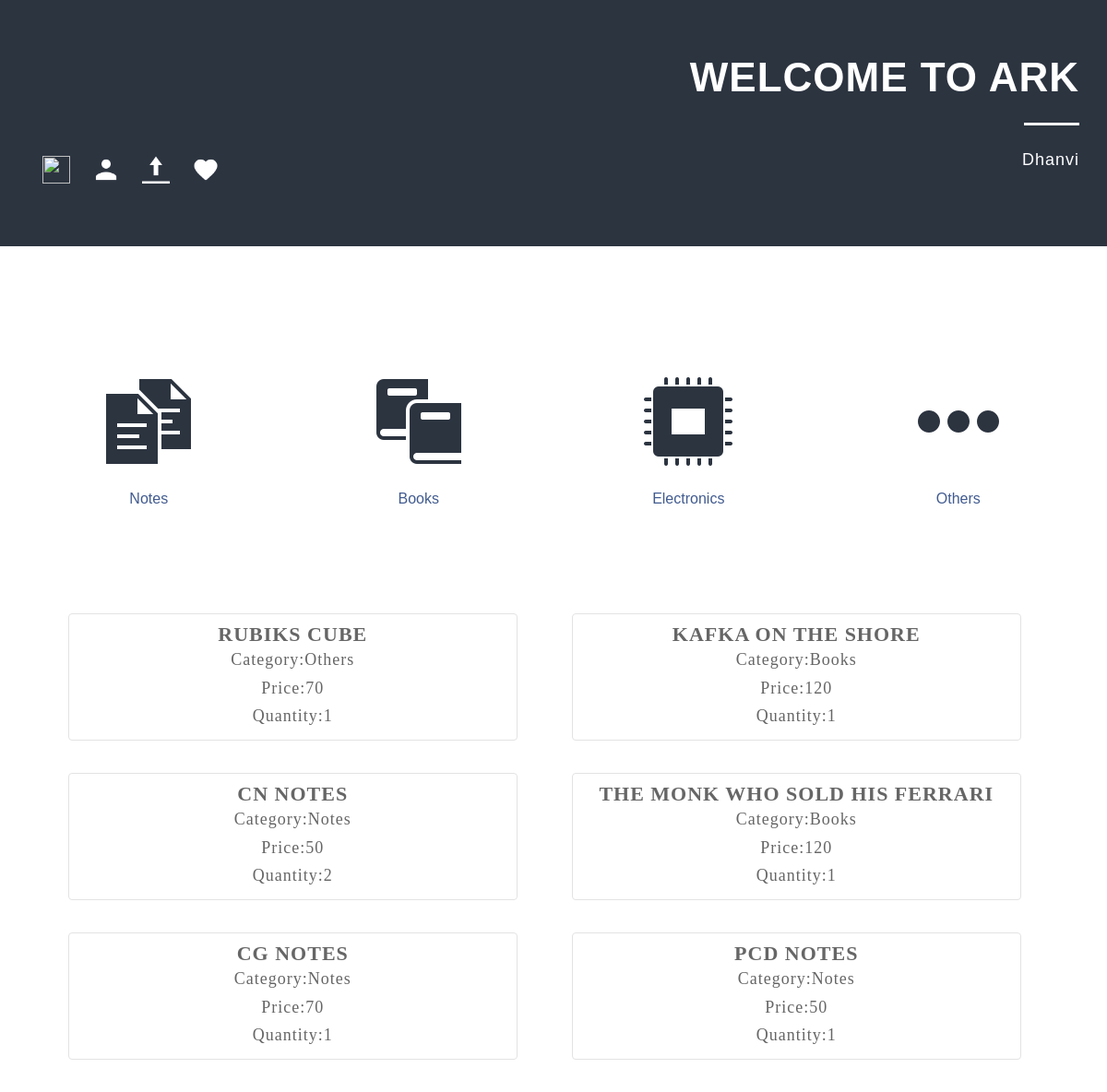
The page /landing.php (signed in) on the database its author committed.
### tables this page shows
CREATE TABLE `user` (
  `uid` int(11) NOT NULL,
  `fname` varchar(56) NOT NULL,
  `lname` varchar(56) NOT NULL,
  `phoneno` varchar(12) NOT NULL,
  `email` varchar(56) NOT NULL,
  `password` varchar(56) NOT NULL,
  `username` varchar(56) NOT NULL
);

CREATE TABLE `product` (
  `prod_id` int(11) NOT NULL,
  `uid` int(11) NOT NULL,
  `name` varchar(56) NOT NULL,
  `category_id` int(11) NOT NULL,
  `price` int(11) NOT NULL,
  `quantity` int(11) NOT NULL,
  `description` varchar(256) NOT NULL
);

CREATE TABLE `category` (
  `category_id` int(11) NOT NULL,
  `category_name` varchar(56) NOT NULL
);

### session.php (called while the page is built, shortened)
<?php
   include('config.php');
   $user_check = $_SESSION['login_user'];
   $ses_sql = mysqli_query($db,"select fname from ark.user where username = '$user_check' ");
   $row = mysqli_fetch_array($ses_sql,MYSQLI_ASSOC);
   $login_session = $row['fname'];
?>

### landing.php (the view, shortened to what this page needs)
<?php
include('session.php');
$user = $login_session;
$usersql = "SELECT * FROM ark.user WHERE username = '$user'";
$user_result = mysqli_query($db,$usersql);
$user_row = mysqli_fetch_array($user_result,MYSQLI_ASSOC);
$userid = $user_row['uid'];
$default_sql = "SELECT * FROM ark.product";
$default_result = mysqli_query($db,$default_sql);
$default_count=mysqli_num_rows($default_result);
?>
 <html class="no-js" lang="">
    <head>
        <link rel="stylesheet" href="css/bootstrap.min.css">
        <link rel="stylesheet" href="css/bootstrap-theme.min.css">
        <link rel="stylesheet" href="css/fontAwesome.css">
        <link rel="stylesheet" href="css/tooplate-style.css">
        <link rel="stylesheet" href="css/main.css">
        <link rel="stylesheet" type="text/css" href="css/util.css">
    </head>
    <body>
        <section class="first-section">
          <div class="container">
            <div class="row">
              <div class="col-md-12">
                <div class="text-content">
                  <h2>Welcome To ARK</h2>
                  <div class="line-dec"></div>
		  <span style="float:left;margin:8px;"><a href = "logout.php"><img src="img/exit.png" style="width:30px;height:30px;margin-left:8px;"/></a></span>
		  <span style="float:left;margin:8px;"><a href = "account.php?uid=<?php echo $userid?>"><img src="img/account.png" style="width:30px;height:30px;margin-left:8px;"/></a></span>
		  <span style="float:left;margin:8px;"><a href = "upload.php"><img src="img/upload.png" style="width:30px;height:30px;margin-left:8px;"/></a></span>
		  <span style="float:left;margin:8px;"><a href = "wishlist.php?uid=<?php echo $userid?>"><img src="img/wishlist.png" style="width:30px;height:30px;margin-left:8px;"/></a></span>
                  <span><?php echo $login_session; ?></span>
                </div>
              </div>
            </div>
          </div>
        </section>
        <div class="container" >
          <form method="post" name="clear">
          <div class="row">
            <div class="col-md-12">
              <button>
            </button>
            </div>
          </div>
        </form>
        </div>
           <section class="second-section">
             <form method="post">
                <div class="container">
                  <div class="row">
                    <ul class="project-filter">
                      <li class="filter" data-filter="Notes">
                    <div class="col-md-3 col-sm-6">
                      <div class="service-item">
                        <div class="icon">
                          <button name="clicked" value="1">
                          <img src="img/notes.png" alt="">
                        </button>
                        </div>
                        <h4>Notes</h4>
                        </div>
                    </div>
                  </li>
                  <li class="filter" data-filter="Books">
                    <div class="col-md-3 col-sm-6">
                      <div class="service-item">
                        <div class="icon">
                          <button name="clicked" value="2">
                          <img src="img/books.png" alt="">
                          </button>
                        </div>
                        <h4>Books</h4>
                      </div>
                    </div>
                  </li>
                  <li class="filter" data-filter="Electronics">
                    <div class="col-md-3 col-sm-6">
                      <div class="service-item">
                        <div class="icon">
                          <button name="clicked" value="3">
                          <img src="img/electronics2.png" alt="">
                          </button>
                        </div>
                        <h4>Electronics</h4>
                      </div>
                    </div>
                  </li>
                  <li class="filter" data-filter="Others">
                    <div class="col-md-3 col-sm-6">
                      <div class="service-item">
                        <div class="icon">
                          <button name="clicked" value="4">
                          <img src="img/others2.png" alt="">
                          </button>
                        </div>
                        <h4>Others</h4>
                      </div>
                    </div>
                  </li>
                  </ul>
                  </div>
                </div>
              </form>
              </section>
	<?php
  echo '<section >';
  echo '<form id="nextForm">';
  echo '<div class="container">';
  echo '<div class="row">';
	for($x=0;$x<$default_count;$x++){
	$default_row = mysqli_fetch_array($default_result,MYSQLI_ASSOC);
  $categoryid = $default_row['category_id'];
  $catsql = "SELECT * FROM ark.category WHERE category_id = '$categoryid'";
  $catresult = mysqli_query($db,$catsql);
  $catrow = mysqli_fetch_array($catresult,MYSQLI_ASSOC);
	  echo '<div class="col-md-5 info-section" onclick="goToDetailed()">';
    echo '<a style="text-decoration:none;"href=./detailed.php?prod_id='.$default_row['prod_id'].' />';
	  echo "<div class='text-content Books'><h4>".$default_row['name']."</h4></div>";
	  echo '<div class="text-content"><span>Category:'.$catrow["category_name"].'</span></div>';
  	echo '<div class="text-content"><span>Price:'.$default_row["price"].'</span></div>';
	  echo '<div class="text-content"><span>Quantity:'.$default_row["quantity"].'</span></div>';
	  echo '</div>';
	}
  echo '</div>';
  echo '</div>';
  echo '</form>';
  echo '</section>';
	?>
    </body>
</html>

### css/tooplate-style.css (style rules this page uses)
ul { padding: 0; margin: 0; list-style: none; }
body { font-family: 'Open Sans', sans-serif; }
.first-section { background-color: #2C3440; width: 100%; padding: 5% 0px 5% 0px; }
.first-section .text-content { text-align: right; color: #fff; }
.text-content h2 { font-size: 44px; text-transform: uppercase; font-weight: 900; letter-spacing: 1px; }
.text-content h4 { font-size: 22px; text-transform: uppercase; font-weight: 900; letter-spacing: 1px; }
.text-content .line-dec { width: 60px; height: 3px; background-color: #fff; margin: 25px 0px 25px auto; }
.text-content span { font-size: 18px; font-weight: 300; letter-spacing: 1px; }
.second-section { padding: 100px 0px; }
.second-section .service-item { text-align: center; }
.second-section .service-item .icon img { max-width: 100%; overflow: hidden; }
.second-section h4 { font-size: 16px; color: #415b90; margin-top: 25px; margin-bottom: 15px; }
body:after { content: url(../img/close.png) url(../img/loading.gif) url(../img/prev.png) url(../img/next.png); display: none; }
.info-section { border : 1px solid #e3e3e3; border-radius:4px; margin-left:5%; text-align: center; margin-bottom:3%; padding:10px; }

### css/main.css (style rules this page uses)
* { margin: 0px; padding: 0px; box-sizing: border-box; }
body, html { height: 100%; font-family: Raleway-Regular, sans-serif; }
a { font-family: Raleway-Regular; font-size: 14px; line-height: 1.7; color: #666666; margin: 0px; transition: all 0.4s; -webkit-transition: all 0.4s; -o-transition: all 0.4s; -moz-transition: all 0.4s; }
h1,h2,h3,h4,h5,h6 { margin: 0px; }
ul, li { margin: 0px; list-style-type: none; }
button { outline: none !important; border: none; background: transparent; }

### rows shown on the page
user: fname "Dhanvi"
product: name "RUBIKS CUBE", category.category_name "Others", price "70", quantity "1"
product: name "KAFKA ON THE SHORE", category.category_name "Books", price "120", quantity "1"
product: name "CN NOTES", category.category_name "Notes", price "50", quantity "2"
product: name "THE MONK WHO SOLD HIS FERRARI", category.category_name "Books", price "120", quantity "1"
product: name "CG NOTES", category.category_name "Notes", price "70", quantity "1"
product: name "PCD NOTES", category.category_name "Notes", price "50", quantity "1"
